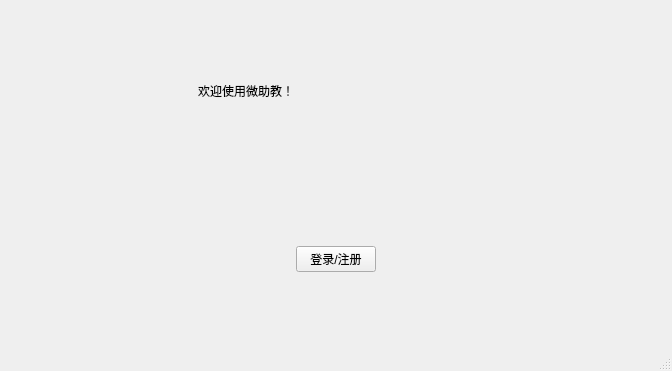
<?xml version="1.0" encoding="UTF-8"?>
<ui version="4.0">
 <class>MainWindow</class>
 <widget class="QMainWindow" name="MainWindow">
  <property name="geometry">
   <rect>
    <x>0</x>
    <y>0</y>
    <width>672</width>
    <height>371</height>
   </rect>
  </property>
  <property name="windowTitle">
   <string>MainWindow</string>
  </property>
  <widget class="QWidget" name="centralwidget">
   <layout class="QVBoxLayout" name="verticalLayout">
    <item>
     <widget class="QWidget" name="widget" native="true">
      <layout class="QHBoxLayout" name="horizontalLayout">
       <item>
        <spacer name="horizontalSpacer">
         <property name="orientation">
          <enum>Qt::Horizontal</enum>
         </property>
         <property name="sizeHint" stdset="0">
          <size>
           <width>40</width>
           <height>20</height>
          </size>
         </property>
        </spacer>
       </item>
       <item>
        <widget class="QLabel" name="label">
         <property name="text">
          <string>欢迎使用微助教！</string>
         </property>
        </widget>
       </item>
       <item>
        <spacer name="horizontalSpacer_3">
         <property name="orientation">
          <enum>Qt::Horizontal</enum>
         </property>
         <property name="sizeHint" stdset="0">
          <size>
           <width>40</width>
           <height>20</height>
          </size>
         </property>
        </spacer>
       </item>
       <item>
        <spacer name="horizontalSpacer_2">
         <property name="orientation">
          <enum>Qt::Horizontal</enum>
         </property>
         <property name="sizeHint" stdset="0">
          <size>
           <width>40</width>
           <height>20</height>
          </size>
         </property>
        </spacer>
       </item>
      </layout>
     </widget>
    </item>
    <item>
     <widget class="QWidget" name="widget_2" native="true">
      <layout class="QHBoxLayout" name="horizontalLayout_2">
       <item>
        <spacer name="horizontalSpacer_4">
         <property name="orientation">
          <enum>Qt::Horizontal</enum>
         </property>
         <property name="sizeHint" stdset="0">
          <size>
           <width>40</width>
           <height>20</height>
          </size>
         </property>
        </spacer>
       </item>
       <item>
        <widget class="QPushButton" name="login_registerBtn">
         <property name="text">
          <string>登录/注册</string>
         </property>
        </widget>
       </item>
       <item>
        <spacer name="horizontalSpacer_5">
         <property name="orientation">
          <enum>Qt::Horizontal</enum>
         </property>
         <property name="sizeHint" stdset="0">
          <size>
           <width>40</width>
           <height>20</height>
          </size>
         </property>
        </spacer>
       </item>
      </layout>
     </widget>
    </item>
   </layout>
  </widget>
  <widget class="QMenuBar" name="menubar">
   <property name="geometry">
    <rect>
     <x>0</x>
     <y>0</y>
     <width>672</width>
     <height>21</height>
    </rect>
   </property>
  </widget>
  <widget class="QStatusBar" name="statusbar"/>
 </widget>
 <resources/>
 <connections/>
</ui>
